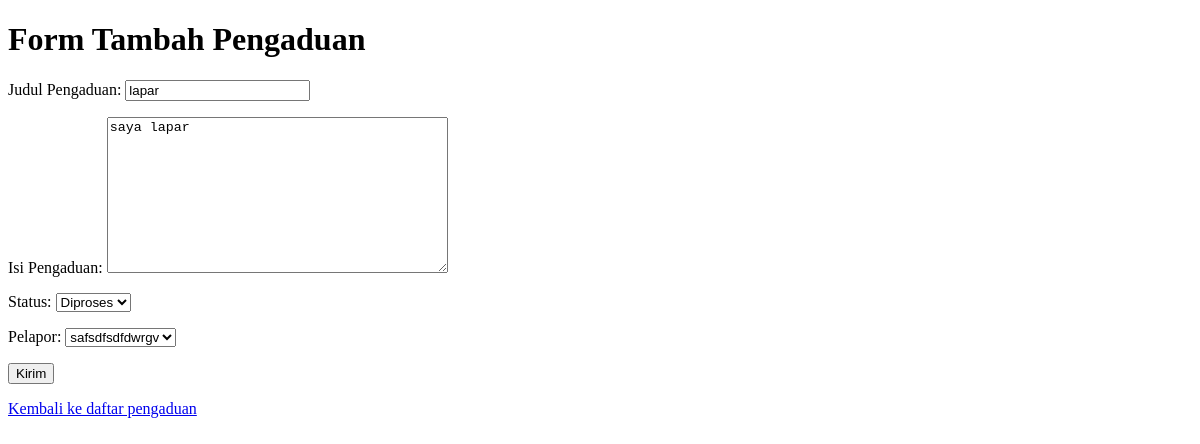
The app's page /warga/pengaduan/4/edit/, older data.
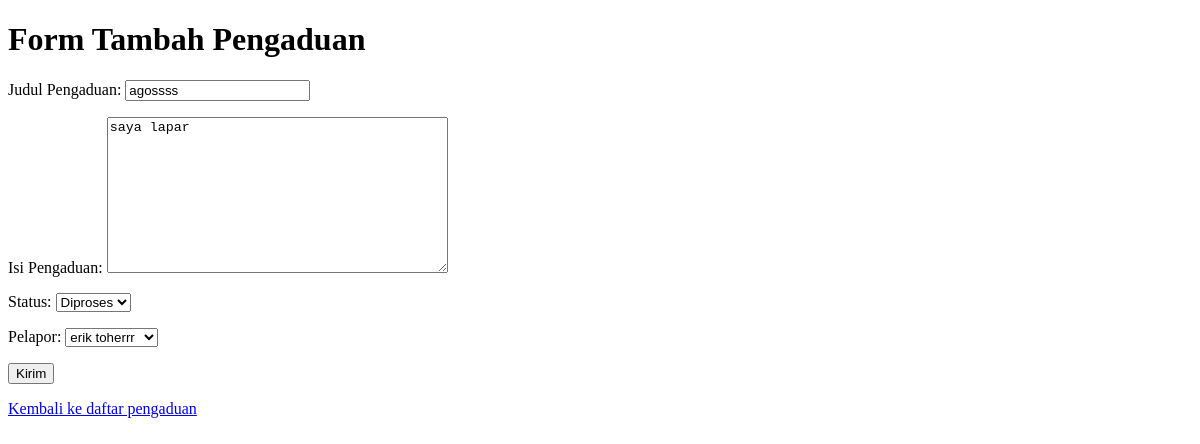
The same page, newer data.
### warga/models.py (models this page shows, shortened)
class Pengaduan(models.Model):
    STATUS_CHOICES = [
        ('BARU', 'Baru'),
        ('DIPROSES', 'Diproses'),
        ('SELESAI', 'Selesai'),
    ]
    judul = models.CharField(
        max_length=200,
        verbose_name="Judul Pengaduan"
    )
    isi = models.TextField(
        verbose_name="Isi Pengaduan"
    )
    status = models.CharField(max_length=10, choices=STATUS_CHOICES, default='BARU')
    tanggal_pengaduan = models.DateTimeField(
        auto_now_add=True
    )
    pelapor = models.ForeignKey(Warga, on_delete=models.CASCADE, related_name='pengaduan')

### warga/views.py (the view)
# urls.py: path('pengaduan/<int:pk>/edit/', PengaduanUpdateView.as_view(), name='pengaduan-edit'),
class PengaduanUpdateView(UpdateView):
	model = Pengaduan
	form_class = PengaduanForm
	template_name = 'warga/pengaduan_form.html'
	success_url = reverse_lazy('pengaduan-list')

### warga/forms.py
class PengaduanForm(forms.ModelForm):
    class Meta:
        model = Pengaduan
        fields = ['judul', 'isi', 'status', 'pelapor']

### warga/models.py (called while the page is built)
    def __str__(self):
        return self.nama_lengkap

### warga/templates/warga/pengaduan_form.html (shortened to what this page needs)
<!DOCTYPE html>
<html>
<head>
</head>
<body>
    <h1>Form Tambah Pengaduan</h1>
    <form method="post">
        {{ form.as_p }}
        <button type="submit">Kirim</button>
    </form>
    <p><a href="{% url 'pengaduan-list' %}">Kembali ke daftar pengaduan</a></p>
</body>
</html>

Row changes from the older to the newer data that the page shows:
changed Pengaduan "saya lapar": judul "lapar" → "agossss"; pelapor "safsdfsdfdwrgv" → "erik toherrr"
